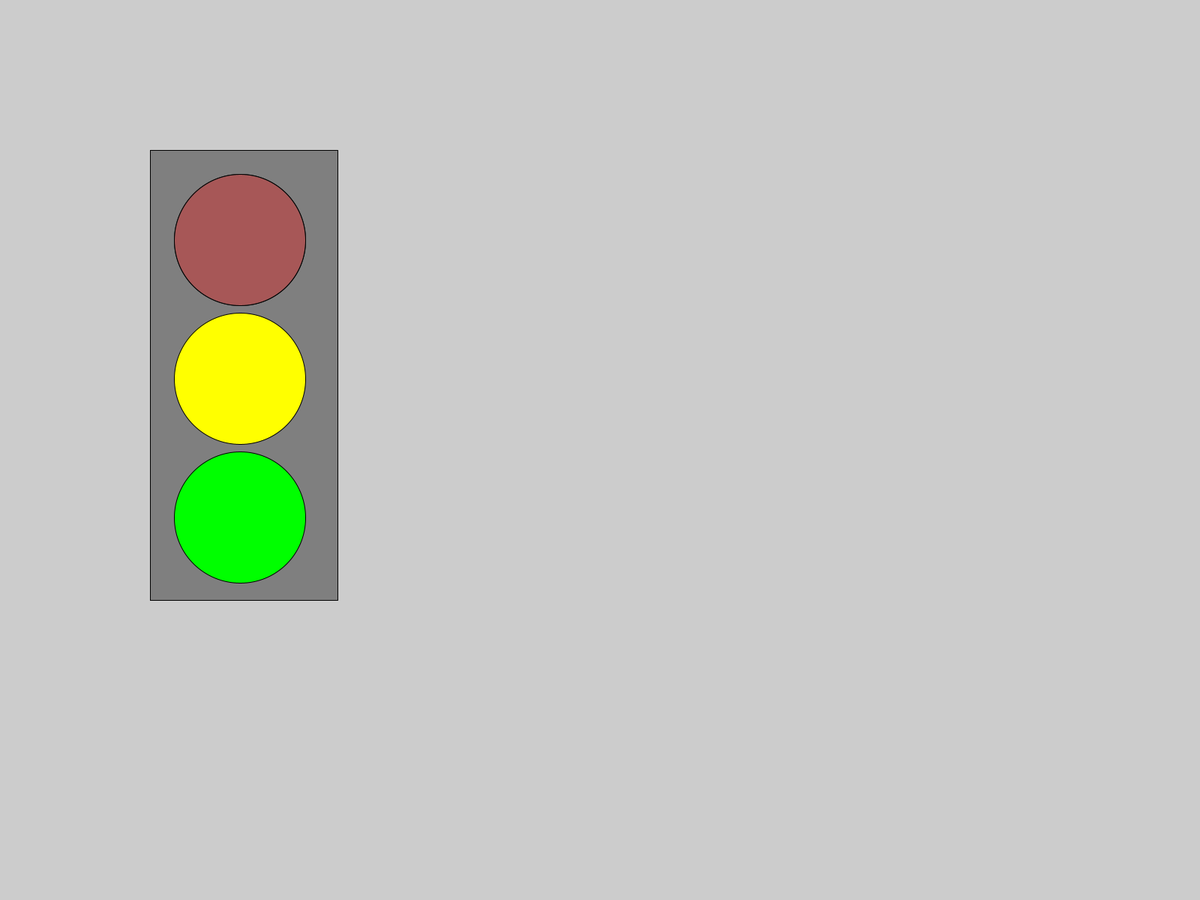
Frame 1 (no input)
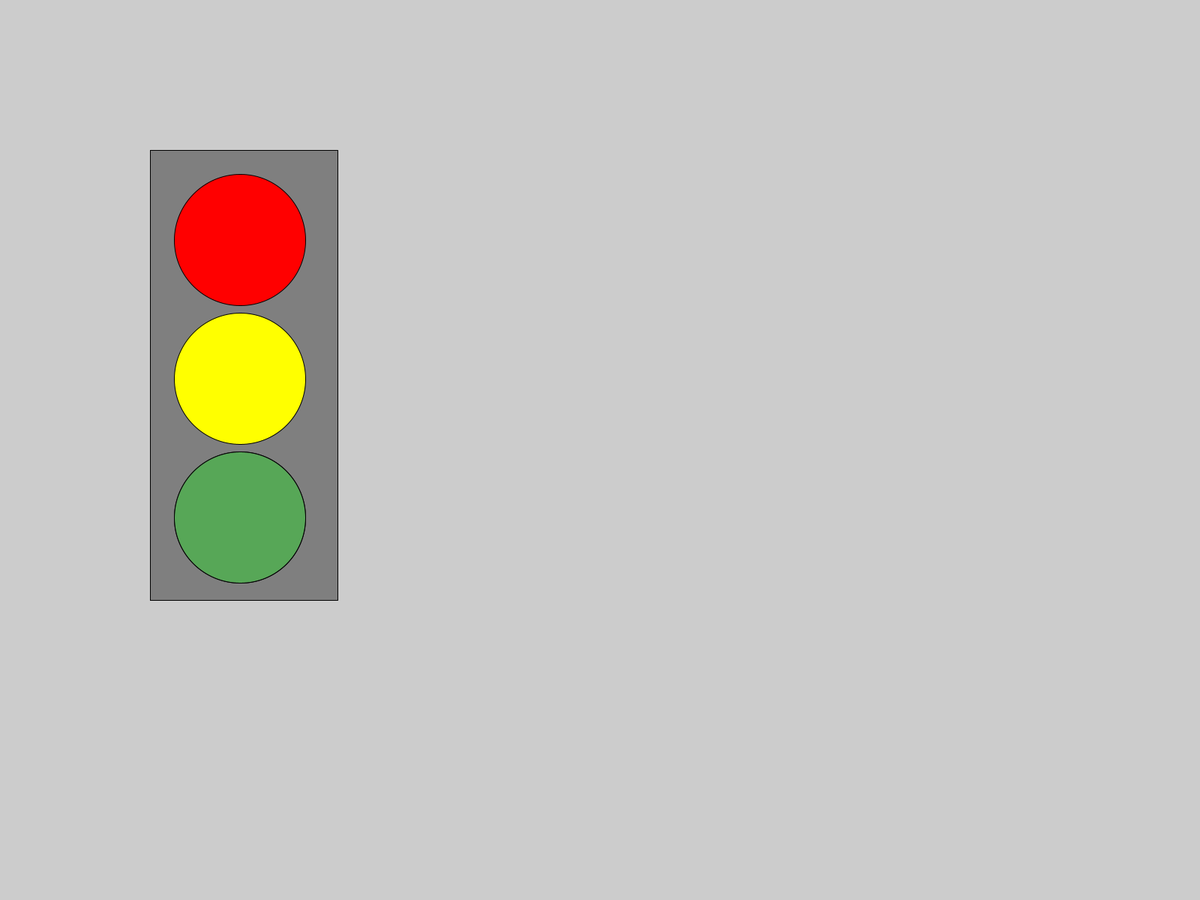
Frame 60 (the mouse pressed at the canvas centre just before this capture)
Frame 120 (the mouse held since frame 60 and released just before this capture): identical to frame 1, image omitted

The Processing sketch that drew these frames (run headless with seeded random() and noise(); from frame 60 on, the mouse is pressed at the canvas centre):

// Processing sketch: task_3
// ── task_3.pde
color red = color(255, 0, 0);
color yellow = color(255, 255, 0);
color green = color(0, 255, 0);
color grey = color(127);
//change red2 to true to make the green light turn off
boolean red2 = false;
float timer = 1000;
float savedtime;





void setup()
{
  fullScreen();
  savedtime = millis();
}


void draw()
{
  fill(grey);
  rect(200, 200, 250, 600);
  fill(red);
  ellipse(320, 320, 175, 175);
  fill(yellow);
  ellipse(320, 505, 175, 175);
  fill(green);
  ellipse(320, 690, 175, 175);
  if (savedtime <millis() - timer)
  {
    red2 = !red2;
    savedtime = millis();
  }
  if (red2 == true) {
    fill(grey, 175);
    ellipse(320, 690, 175, 175);
  }
  else 
  {
    fill(grey, 175);
  ellipse(320, 320, 175, 175);
  }
}
